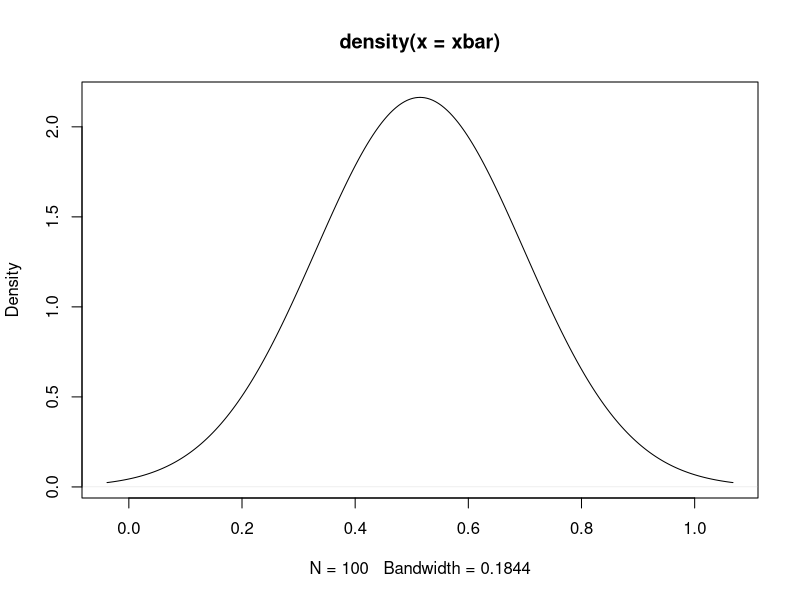

Write the R code that produced this figure.
## ---- chunk 1
knitr::opts_chunk$set(echo = TRUE)
## ---- chunk 2
n=10^5
samples<-rbeta(n, 0.5, 0.5)
## ---- chunk 3
mean(samples)
## ---- chunk 4
n=100
samples2<-rbeta(n, 0.5, 0.5)
xbar=replicate(n, mean(samples2))

plot(density(xbar))
